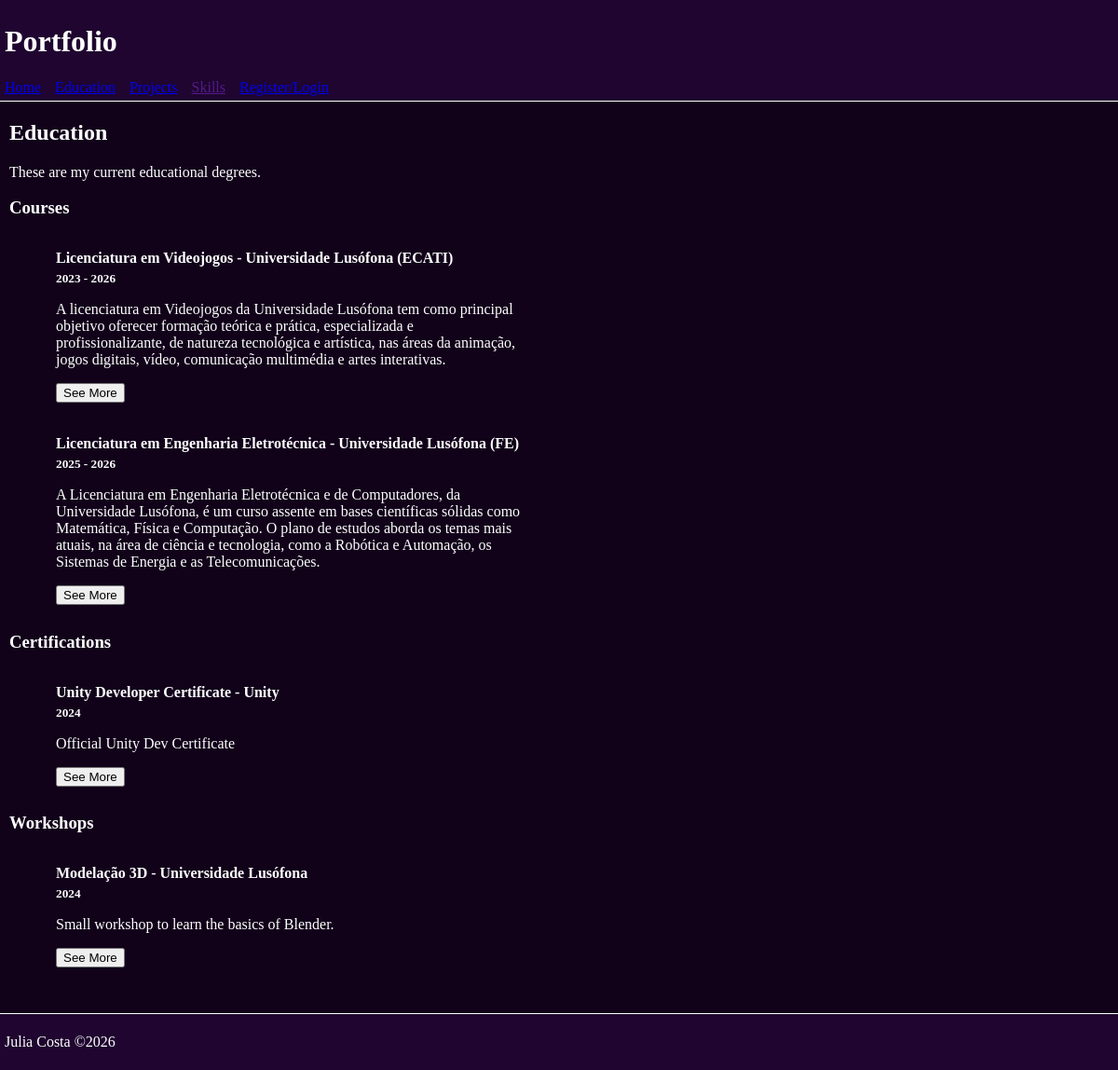
Page /portfolio/education/ on the earlier database version.
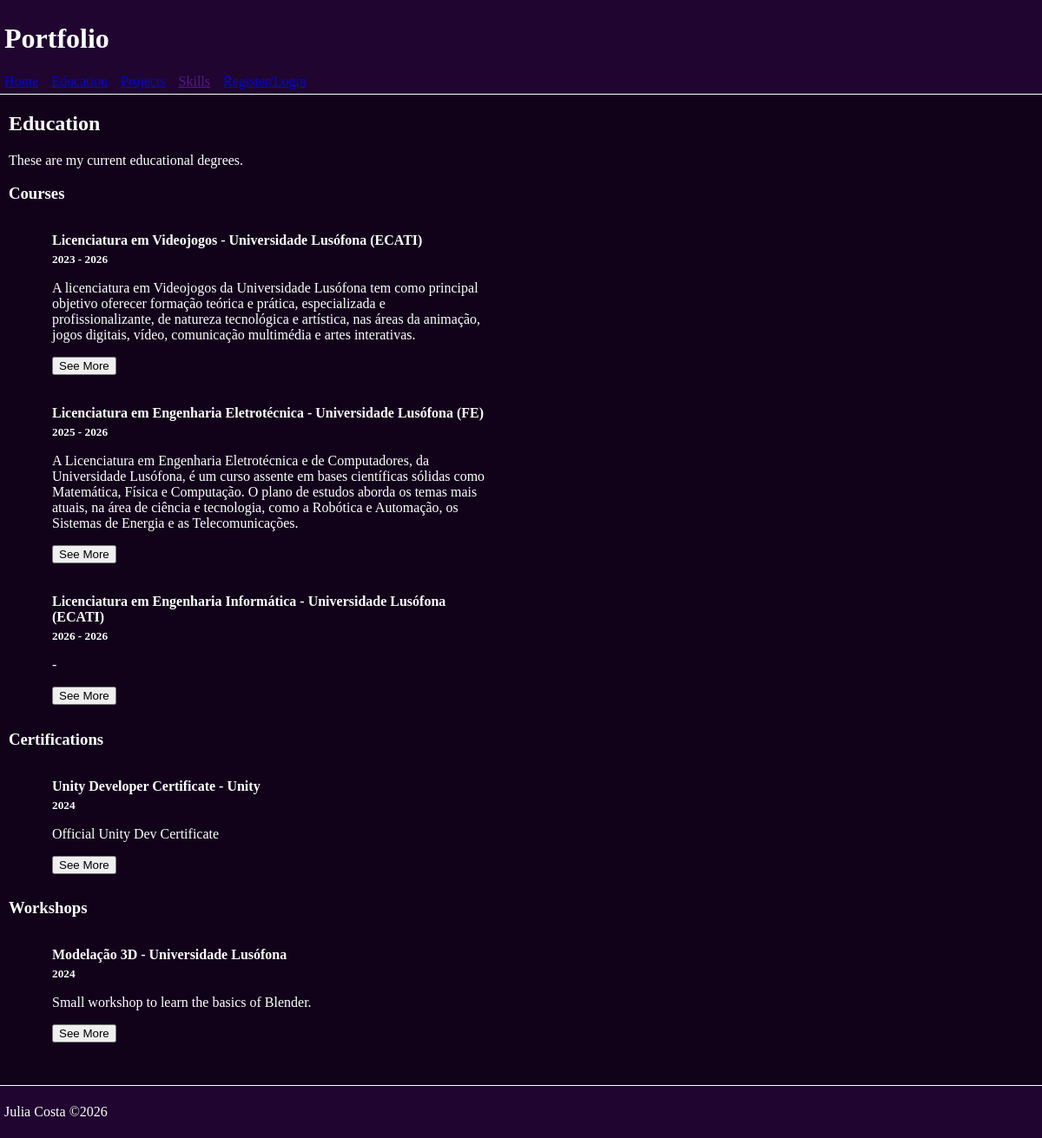
Same page on the later database version.
### portefolio/models.py (models this page shows, shortened)
class Education(models.Model):
    from_year = models.IntegerField(validators=[MinValueValidator(2000), MaxValueValidator(9999)], default=2025)
    to_year = models.IntegerField(validators=[MinValueValidator(2000), MaxValueValidator(9999)], default=2025)
    class Meta:
        abstract = True

class Course(Education):
    name = models.CharField(max_length=100)
    description = models.TextField(default=' ')
    requirements = models.TextField(default=' ')
    image = models.ImageField(upload_to='course_images/', blank=True, null=True)
    flyer = models.URLField(blank=True, null=True)
    school = models.ForeignKey(School, on_delete=models.CASCADE, related_name='courses')
    def __str__(self):
        return self.name

class School(models.Model):
    name = models.CharField(max_length=100)
    acronym = models.CharField(max_length=10)
    description = models.TextField()
    link = models.URLField(blank=True, null=True)
    logo = models.ImageField(upload_to='school_logos/', blank=True, null=True)
    institution = models.ForeignKey(Institution, on_delete=models.CASCADE, related_name='schools')

class Institution(models.Model):
    name = models.CharField(max_length=100)
    logo = models.ImageField(upload_to='institution_logos/', blank=True, null=True)
    link = models.URLField(blank=True, null=True)
    def __str__(self):
        return self.name

class Certification(Education):
    name = models.CharField(max_length=100)
    description = models.TextField()
    institution = models.ForeignKey('Institution', on_delete=models.CASCADE, related_name='certifications')
    link = models.URLField(blank=True, null=True)
    certificate = models.ImageField(upload_to='certifications/', blank=True, null=True)
    technologies = models.ManyToManyField(Technology, related_name='certifications', blank=True)
    def __str__(self):
        return self.name

class Workshop(Education):
    name = models.CharField(max_length=100)
    description = models.TextField()
    institution = models.ForeignKey('Institution', on_delete=models.CASCADE, related_name='workshops')
    link = models.URLField(blank=True, null=True)
    technologies = models.ManyToManyField(Technology, related_name='workshops', blank=True)
    def __str__(self):
        return self.name

### portefolio/views.py (the view)
# urls.py: path('education/', views.educations_view, name='educations'),
def educations_view(request):
    context = {
        'courses': Course.objects.all(),
        'certifications': Certification.objects.all(),
        'workshops': Workshop.objects.all(),
        'gestor': request.user.groups.filter(name='gestor_portefolio').exists(),
    }
    return render(request, 'portfolio/education.html', context)

### portefolio/templates/portfolio/education.html (shortened to what this page needs)
{% extends 'portfolio/layout.html' %}
{% block content %}
<h2>Education</h2>
    <p>
        These are my current educational degrees.
    </p>
    <h3>Courses</h3>
    <ul>
        {% for course in courses %}
            <li>
                <h4>{{ course }} - {{ course.school.institution }} ({{ course.school.acronym }})</h4>
                <h5>{{ course.from_year }} - {{ course.to_year }}</h5>
                <p>{{ course.description }}</p>
                <a href="{% url 'portfolio:course' course.id %}">
                    <button>See More</button>
                </a>
            </li>
        {% endfor %}
    </ul>
    <h3>Certifications</h3>
    <ul>
        {% for certification in certifications %}
            <li>
                <h4>{{ certification }} - {{ certification.institution }}</h4>
                <h5>{{ certification.from_year }}</h5>
                <p>{{ certification.description }}</p>
                <a href="{% url 'portfolio:certification' certification.id %}">
                    <button>See More</button>
                </a>
            </li>
        {% endfor %}
    </ul>
    <h3>Workshops</h3>
    <ul>
        {% for workshop in workshops %}
            <li>
                <h4>{{ workshop }} - {{ workshop.institution }}</h4>
                <h5>{{ workshop.from_year }}</h5>
                <p>{{ workshop.description }}</p>
                <a href="{% url 'portfolio:workshop' workshop.id %}">
                    <button>See More</button>
                </a>
            </li>
        {% endfor %}
    </ul>
{% endblock %}

### portefolio/templates/portfolio/layout.html (shortened to what this page needs)
<html>
    <head>
    </head>
    <body>
        <header>
            <h1>Portfolio</h1>
            <nav>
                <a href="{% url 'portfolio:index' %}">Home</a>
                <a href="{% url 'portfolio:educations' %}">Education</a>
                <a href="{% url 'portfolio:projects' %}">Projects</a>
                <a href="">Skills</a>
                {% if request.user.is_authenticated %}
                    <a href="{% url 'accounts:user' %}">{{ request.user.username }} ({{ request.user.first_name}} {{ request.user.last_name}})</a>
                {% else %}
                    <a href="{% url 'accounts:register' %}">Register/Login</a>
                {% endif %}
            </nav>
        </header>
        <main>
            {% block content %}
            {% endblock %}
        </main>
        <footer>
            <p>Julia Costa ©2026</p>
        </footer>
    </body>
</html>

### portefolio/templates/portfolio/layout.html (style rules this page uses)
body { background: rgb(17, 2, 26); color: white; margin: 0px; }
header { border-bottom: 1px solid white; background: rgb(31, 5, 47); top: 0; left: 0; width: 100%; padding: 5px; }
header nav { display:flex; flex-direction:row; justify-content: flex-start; gap:15px; }
main { margin: 10px 10px 100px 10px; }
main li { list-style: none; padding: 10px; width: 500px; margin-bottom: 10px; }
footer { position: fixed; border-top: 1px solid white; background: rgb(31, 5, 47); bottom: 0; left: 0; width: 100%; height: 50px; padding: 5px; }

### portefolio/templates/portfolio/education.html (style rules this page uses)
li h4 { margin: 5 0 5 0; }
li h5 { margin: 5 0 15 0; }

Differences in the rows shown:
added Course: name "Licenciatura em Engenharia Informática", school.institution "Universidade Lusófona", school.acronym "ECATI", from_year "2026", to_year "2026", description "-"
